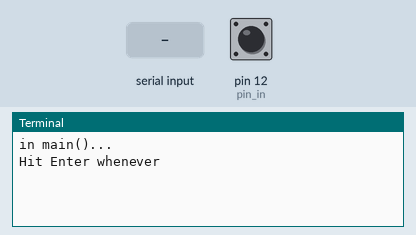
A program run on a simulated Raspberry Pi (header pin numbers). Shown: the last lines printed to the terminal. The test bench sets the inputs (shaded band); at power-on: pin 12 (pin_in) HIGH.

Above: at 1.2 s.
1.3 s: "1" typed at the terminal, then Enter
At 2.5 s:
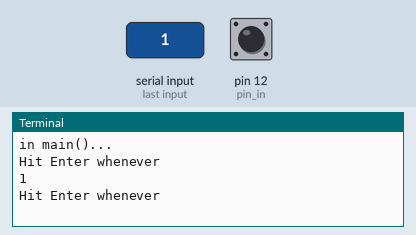
2.8 s: "0" typed at the terminal, then Enter
At 3.7 s:
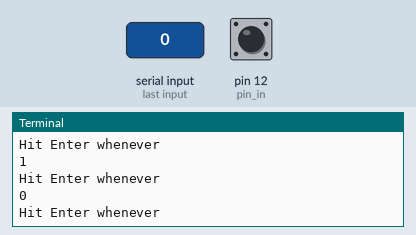

The program:

gpioevent_eventdetected.py
```python
#!/usr/bin/env python2
# -*- coding: utf-8 -*-

import RPi.GPIO as GPIO
import sys

GPIO.setmode(GPIO.BOARD)

def main():
    print 'in main()...'

    pin_in = 12
    # GPIO.setup(12, GPIO.IN, pull_up_down=GPIO.PUD_UP)
    GPIO.setup(pin_in, GPIO.IN, pull_up_down=GPIO.PUD_UP)

    try:
        GPIO.add_event_detect(pin_in, GPIO.BOTH)  # add both edge detection on a channel
        while True:
            print 'Hit Enter whenever'
            bb = raw_input()
            if GPIO.event_detected(pin_in):
                print 'Button pressed'

    except KeyboardInterrupt:
        GPIO.cleanup()
        print "\nBye"
        sys.exit()

if __name__ == '__main__':
    main()
```

Measured:
- after the input at 1.3 s, the terminal: prints a new line at once (image 1)
- after the input at 2.8 s, the terminal: prints a new line at once (image 2)
